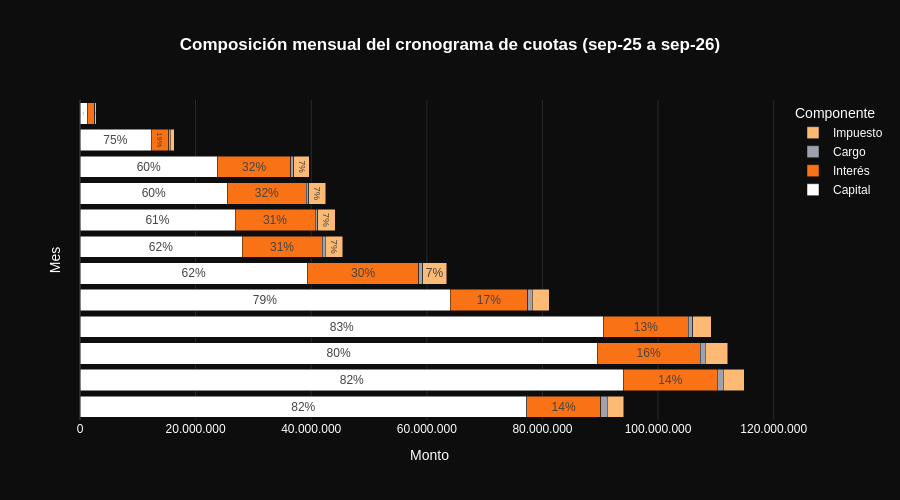

The notebook cell saved with this chart:
### Markdown cell above
#### Composición mensual del cronograma de cuotas

### Code cell
MESES_ES = {1:"Ene",2:"Feb",3:"Mar",4:"Abr",5:"May",6:"Jun",7:"Jul",8:"Ago",9:"Sep",10:"Oct",11:"Nov",12:"Dic"}

def mes_es(fecha):
    return f"{MESES_ES[fecha.month]}-{str(fecha.year)[2:]}"

FIN_PERIODO_ANALISIS = pd.Timestamp("2026-09-30")  

cuotas_tiempo = cuotas.copy()
cuotas_tiempo["Fecha de vencimiento"] = pd.to_datetime(cuotas_tiempo["Fecha de vencimiento"])
cuotas_tiempo["Mes"] = cuotas_tiempo["Fecha de vencimiento"].dt.to_period("M").dt.to_timestamp()


mensual = cuotas_tiempo[cuotas_tiempo["Mes"] <= FIN_PERIODO_ANALISIS].groupby("Mes")[["Capital", "Interés", "Cargo", "Impuesto"]].sum()
rango_completo = pd.date_range(mensual.index.min(), mensual.index.max(), freq="MS")
mensual = mensual.reindex(rango_completo, fill_value=0).sort_index()

totales = mensual.sum(axis=1)
porcentuales = mensual.div(totales.replace(0, pd.NA), axis=0).fillna(0) * 100

UMBRAL = 5

def etiquetas(col):
    p = porcentuales[col].values
    return [f"{v:.0f}%" if v >= UMBRAL else "" for v in p]

colores_comp = {"Capital": BLANCO, "Interés": NARANJA, "Cargo": GRIS, "Impuesto": NARANJA_CLARO}
etiquetas_mes = [mes_es(m) for m in mensual.index]

fig = go.Figure(data=[
    go.Bar(name=col, x=mensual[col], y=mensual.index, orientation="h",
           text=etiquetas(col), textposition="inside", insidetextanchor="middle",
           marker_color=colores_comp[col],
           hovertemplate=f"<b>{col}</b>: " + "%{x:,.0f}<extra></extra>")
    for col in ["Capital", "Interés", "Cargo", "Impuesto"]
])

tema_oscuro(fig,
    barmode="stack",
    title=dict(text="Composición mensual del cronograma de cuotas (sep-25 a sep-26)"),
    yaxis=dict(
        title="Mes", type="category",
        tickmode="array", tickvals=list(mensual.index), ticktext=etiquetas_mes,
        autorange="reversed",
    ),
    xaxis=dict(title="Monto", tickformat=",.0f"),
    legend_title_text="Componente",
    height=max(500, 30 * len(mensual)),
)
fig.show()

### Figure 1 — Plotly figure (JSON) as saved in the notebook; plotly's stock layout.template omitted (floating-point values rounded to 4 significant figures)
{"data": [{"hovertemplate": "<b>Capital</b>: %{x:,.0f}<extra></extra>", "insidetextanchor": "middle", "marker": {"color": "#FFFFFF"}, "name": "Capital", "orientation": "h", "text": ["49%", "75%", "60%", "60%", "61%", "62%", "62%", "79%", "83%", "80%", "82%", "82%"], "textposition": "inside", "type": "bar", "x": [1347000.0, 12300000.0, 23820000.0, 25540000.0, 26840000.0, 28030000.0, 39370000.0, 64020000.0, 90610000.0, 89530000.0, 94070000.0, 77300000.0], "y": ["2025-10-01T00:00:00.000000000", "2025-11-01T00:00:00.000000000", "2025-12-01T00:00:00.000000000", "2026-01-01T00:00:00.000000000", "2026-02-01T00:00:00.000000000", "2026-03-01T00:00:00.000000000", "2026-04-01T00:00:00.000000000", "2026-05-01T00:00:00.000000000", "2026-06-01T00:00:00.000000000", "2026-07-01T00:00:00.000000000", "2026-08-01T00:00:00.000000000", "2026-09-01T00:00:00.000000000"]}, {"hovertemplate": "<b>Interés</b>: %{x:,.0f}<extra></extra>", "insidetextanchor": "middle", "marker": {"color": "#F97316"}, "name": "Interés", "orientation": "h", "text": ["39%", "19%", "32%", "32%", "31%", "31%", "30%", "17%", "13%", "16%", "14%", "14%"], "textposition": "inside", "type": "bar", "x": [1085000.0, 3079000.0, 12650000.0, 13610000.0, 13810000.0, 13880000.0, 19250000.0, 13460000.0, 14620000.0, 17730000.0, 16150000.0, 12790000.0], "y": ["2025-10-01T00:00:00.000000000", "2025-11-01T00:00:00.000000000", "2025-12-01T00:00:00.000000000", "2026-01-01T00:00:00.000000000", "2026-02-01T00:00:00.000000000", "2026-03-01T00:00:00.000000000", "2026-04-01T00:00:00.000000000", "2026-05-01T00:00:00.000000000", "2026-06-01T00:00:00.000000000", "2026-07-01T00:00:00.000000000", "2026-08-01T00:00:00.000000000", "2026-09-01T00:00:00.000000000"]}, {"hovertemplate": "<b>Cargo</b>: %{x:,.0f}<extra></extra>", "insidetextanchor": "middle", "marker": {"color": "#9CA3AF"}, "name": "Cargo", "orientation": "h", "text": ["", "", "", "", "", "", "", "", "", "", "", ""], "textposition": "inside", "type": "bar", "x": [92980.0, 219700.0, 483400.0, 418600.0, 486700.0, 535100.0, 646700.0, 736300.0, 749200.0, 891300.0, 1042000.0, 1094000.0], "y": ["2025-10-01T00:00:00.000000000", "2025-11-01T00:00:00.000000000", "2025-12-01T00:00:00.000000000", "2026-01-01T00:00:00.000000000", "2026-02-01T00:00:00.000000000", "2026-03-01T00:00:00.000000000", "2026-04-01T00:00:00.000000000", "2026-05-01T00:00:00.000000000", "2026-06-01T00:00:00.000000000", "2026-07-01T00:00:00.000000000", "2026-08-01T00:00:00.000000000", "2026-09-01T00:00:00.000000000"]}, {"hovertemplate": "<b>Impuesto</b>: %{x:,.0f}<extra></extra>", "insidetextanchor": "middle", "marker": {"color": "#FDBA74"}, "name": "Impuesto", "orientation": "h", "text": ["9%", "", "7%", "7%", "7%", "7%", "7%", "", "", "", "", ""], "textposition": "inside", "type": "bar", "x": [247300.0, 692800.0, 2745000.0, 2946000.0, 3003000.0, 3027000.0, 4179000.0, 2981000.0, 3227000.0, 3911000.0, 3611000.0, 2915000.0], "y": ["2025-10-01T00:00:00.000000000", "2025-11-01T00:00:00.000000000", "2025-12-01T00:00:00.000000000", "2026-01-01T00:00:00.000000000", "2026-02-01T00:00:00.000000000", "2026-03-01T00:00:00.000000000", "2026-04-01T00:00:00.000000000", "2026-05-01T00:00:00.000000000", "2026-06-01T00:00:00.000000000", "2026-07-01T00:00:00.000000000", "2026-08-01T00:00:00.000000000", "2026-09-01T00:00:00.000000000"]}], "layout": {"barmode": "stack", "font": {"color": "#FFFFFF", "family": "Arial"}, "height": 500, "legend": {"bgcolor": "#0D0D0D", "font": {"color": "#FFFFFF"}, "title": {"text": "Componente"}}, "paper_bgcolor": "#0D0D0D", "plot_bgcolor": "#0D0D0D", "separators": ",.", "title": {"font": {"color": "#FFFFFF", "family": "Arial"}, "text": "<b>Composición mensual del cronograma de cuotas (sep-25 a sep-26)</b>", "x": 0.5}, "xaxis": {"color": "#FFFFFF", "gridcolor": "#2B2B2B", "tickformat": ",.0f", "title": {"text": "Monto"}, "zerolinecolor": "#2B2B2B"}, "yaxis": {"autorange": "reversed", "color": "#FFFFFF", "gridcolor": "#2B2B2B", "tickmode": "array", "ticktext": ["Oct-25", "Nov-25", "Dic-25", "Ene-26", "Feb-26", "Mar-26", "Abr-26", "May-26", "Jun-26", "Jul-26", "Ago-26", "Sep-26"], "tickvals": ["2025-10-01T00:00:00", "2025-11-01T00:00:00", "2025-12-01T00:00:00", "2026-01-01T00:00:00", "2026-02-01T00:00:00", "2026-03-01T00:00:00", "2026-04-01T00:00:00", "2026-05-01T00:00:00", "2026-06-01T00:00:00", "2026-07-01T00:00:00", "2026-08-01T00:00:00", "2026-09-01T00:00:00"], "title": {"text": "Mes"}, "type": "category", "zerolinecolor": "#2B2B2B"}}}
